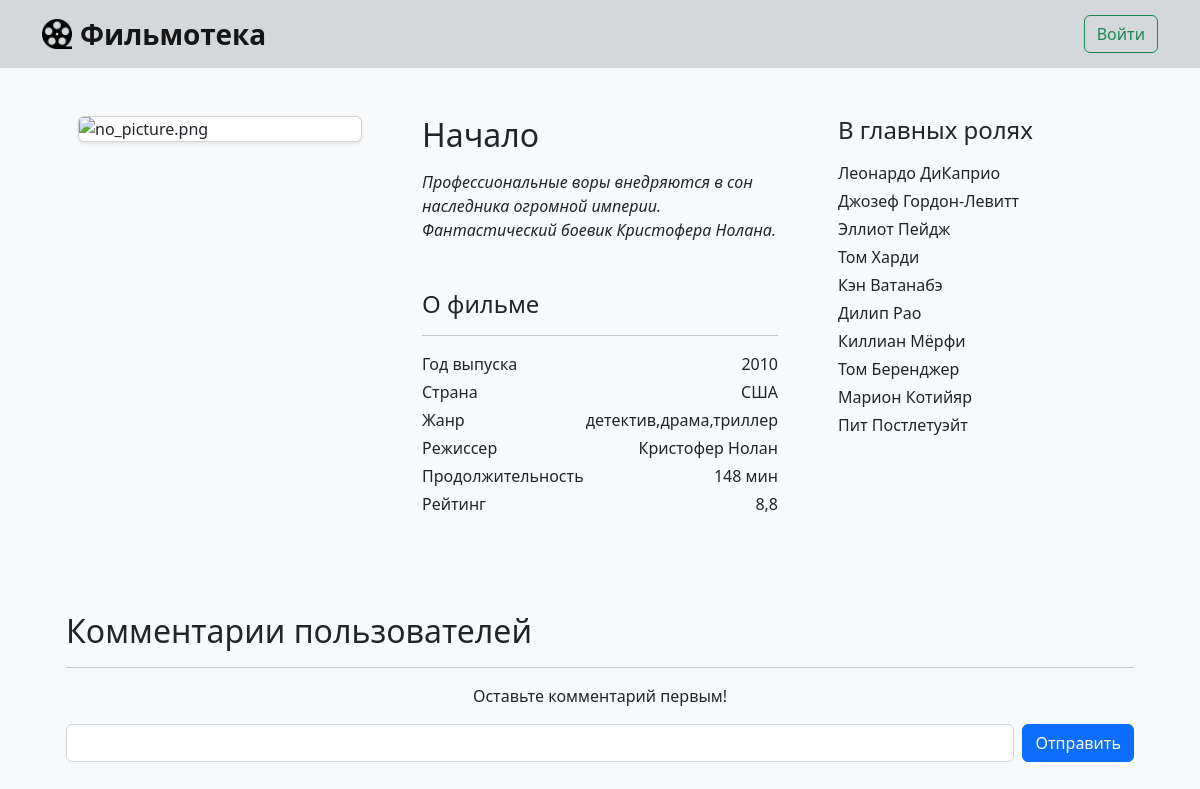
The page /filmoteka/movie/26 on the database its author committed.
### filmoteka/models.py (models this page shows, shortened)
class Director(models.Model):
    name = models.CharField(max_length=45)
    photo_url = models.CharField(max_length=255)

class Actor(models.Model):
    name = models.CharField(max_length=45)
    photo_url = models.CharField(max_length=255)

### filmoteka/views/movie.py (the view)
# urls.py: path('filmoteka/movie/<int:movie_id>', movie, name='movie'),
def movie(request, movie_id: int):
    return render(request, 'movie.html', {
        'movie': get_movie(movie_id),
        'actors': get_movie_actors(movie_id),
        'comments': get_comments(movie_id),
    })

### filmoteka/queries/movie.py (called while the page is built)
def get_movie(movie_id: int):
    with connection.cursor() as cursor:
        cursor.execute('''
            SELECT filmoteka_movie.id, title, year, poster_url, filmoteka_director.name, photo_url, group_concat(DISTINCT filmoteka_movie_genres.genre_id) AS genres, rating, country, description, duration
            FROM
                filmoteka_movie
                JOIN filmoteka_director ON filmoteka_movie.director_id = filmoteka_director.id
                JOIN filmoteka_movie_genres ON filmoteka_movie_genres.movie_id = filmoteka_movie.id
            WHERE filmoteka_movie.id = %s
            GROUP BY filmoteka_movie.id
        ''', [movie_id])
        data = cursor.fetchall()
    keys = ['id', 'title', 'year', 'poster_url', 'director', 'photo_url', 'genres', 'rating', 'country', 'description',
            'duration']
    return {k: v for k, v in zip(keys, data[0])}

def get_movie_actors(movie_id: int):
    with connection.cursor() as cursor:
        cursor.execute('''
            SELECT name, photo_url
            FROM
                filmoteka_movie
                JOIN filmoteka_movie_actors ON filmoteka_movie_actors.movie_id = filmoteka_movie.id
                JOIN filmoteka_actor ON filmoteka_movie_actors.actor_id = filmoteka_actor.id
            WHERE movie_id == %s
        ''', [movie_id])
        data = cursor.fetchall()
    keys = ['name', 'photo_url']
    return [{k: v for k, v in zip(keys, actor)} for actor in data]

def get_comments(movie_id: int):
    with connection.cursor() as cursor:
        cursor.execute("""
            SELECT username, text, date
            FROM
                filmoteka_comment
                JOIN auth_user ON auth_user.id = filmoteka_comment.user_id
            WHERE filmoteka_comment.movie_id = %s
        """, [movie_id])
        data = cursor.fetchall()
    keys = ['username', 'text', 'date']
    return [{k: v for k, v in zip(keys, comment)} for comment in data]

### templates/movie.html (shortened to what this page needs)
{% extends 'base.html' %} {% block body %}
    <div class="container mt-5">
        <div class="row row-cols-1 row-cols-sm-2 row-cols-md-3">
            <div class="col px-5">
                <div class="card shadow-sm">
                    <img src="{{ movie.poster_url }}" alt="no_picture.png" class="card-img-top"/>
                </div>
            </div>
            <div class="col">
                <h2 class="mb-3">{{ movie.title }}</h2>
                <p class="mb-5 card-text fst-italic">{{ movie.description }}.</p>
                <h4 class="mb-0">О фильме</h4>
                <hr>
                <div class="d-flex justify-content-between">
                    <div class="mb-1">Год выпуска</div>
                    <div class="mb-1">{{ movie.year }}</div>
                </div>
                <div class="d-flex justify-content-between">
                    <div class="mb-1">Страна</div>
                    <div class="mb-1">{{ movie.country }}</div>
                </div>
                <div class="d-flex justify-content-between">
                    <div class="mb-1">Жанр</div>
                    <div class="mb-1">{{ movie.genres }}</div>
                </div>
                <div class="d-flex justify-content-between">
                    <div class="mb-1">Режиссер</div>
                    <div class="hover-able">
                        <div class="mb-1">{{ movie.director }}</div>
                    </div>
                </div>
                <div class="d-flex justify-content-between">
                    <div class="mb-1">Продолжительность</div>
                    <div class="mb-1">{{ movie.duration }} мин</div>
                </div>
                <div class="d-flex justify-content-between">
                    <div class="mb-1">Рейтинг</div>
                    {% if movie.rating == None %}
                        <div class="mb-5">Нет оценок</div>
                    {% else %}
                        <div class="mb-5">{{ movie.rating }}</div>
                    {% endif %}
                </div>
            </div>
            <div class="col ps-5">
                <h4 class="mb-3">В главных ролях</h4>
                {% for actor in actors %}
                    <div class="hover-able">
                        <div class="mb-1">{{ actor.name }}</div>
                    </div>
                {% endfor %}
            </div>
        </div>
        <div class="conteiner px-4 mt-5">
            <h2>Комментарии пользователей</h2>
            <hr>
            {% if comments %}
                {% for comment in comments %}
                    <div class="card mt-2 px-5">
                        <div class="card-body">
                            <div class="d-flex justify-content-between">
                                <h4>{{ comment.username }}</h4>
                                <h4>{{ comment.date }}</h4>
                            </div>
                            <hr/>
                            <p class="fs-5 px-2">{{ comment.text }}</p>
                        </div>
                    </div>
                {% endfor %}
            {% else %}
                <p class="d-flex justify-content-center">Оставьте комментарий первым!</p>
            {% endif %}
            <form action="{% url 'add_comment' movie.id %}" method="POST" class="mt-2">
                <div class="form-group mt-2 d-flex justify-content-between mb-5">
                    <input class="form-control" type="text" name="text"/>
                    <button type="submit" class="btn btn-primary ms-2">Отправить</button>
                </div>
            </form>
        </div>
    </div>
{% endblock %}

### templates/base.html (shortened to what this page needs)
<!DOCTYPE html>
<html>
<head>
    {% load static %}
    <link rel="stylesheet" href="{% static 'css/filmoteka.css' %}"/>
    <link href="https://cdn.jsdelivr.net/npm/bootstrap@5.2.2/dist/css/bootstrap.min.css" rel="stylesheet"
/>
</head>
<body class="bg-light">
<nav class="navbar navbar-expand-lg fs-5 bg-secondary bg-opacity-25">
    <div class="container">
        <a class="navbar-brand d-flex align-items-center fw-semibold fs-3" href="{% url 'index' %}">
            <img src="{% static 'images/film.png' %}" alt="Logo" width="30" height="30"
                 class="me-2">
            Фильмотека
        </a>
        <div class="d-flex align-items-center">
            {% if user.is_authenticated %}
                <span class="me-3 fw-semibold fs-4 pb-2">{{ user.username }}</span>
                <a class="btn btn-outline-danger" href="">Выйти</a>
            {% else %}
                <a class="btn btn-outline-success" href="">Войти</a>
            {% endif %}
        </div>
    </div>
</nav>
{% block body %}{% endblock %}
</body>
</html>

### static/css/filmoteka.css (style rules this page uses)
.hover-able { cursor: default; }

### rows shown on the page
Director: director "Кристофер Нолан"
Actor: name "Леонардо ДиКаприо"
Actor: name "Джозеф Гордон-Левитт"
Actor: name "Эллиот Пейдж"
Actor: name "Том Харди"
Actor: name "Кэн Ватанабэ"
Actor: name "Дилип Рао"
Actor: name "Киллиан Мёрфи"
Actor: name "Том Беренджер"
Actor: name "Марион Котийяр"
Actor: name "Пит Постлетуэйт"

### other values the page prints
{{ movie.title }} "Начало"
{{ movie.description }} "Профессиональные воры внедряются в сон наследника огромной империи. Фантастический боевик Кристофера Нолана"
{{ movie.year }} "2010"
{{ movie.country }} "США"
{{ movie.genres }} "детектив,драма,триллер"
{{ movie.duration }} "148"
{{ movie.rating }} "8,8"
